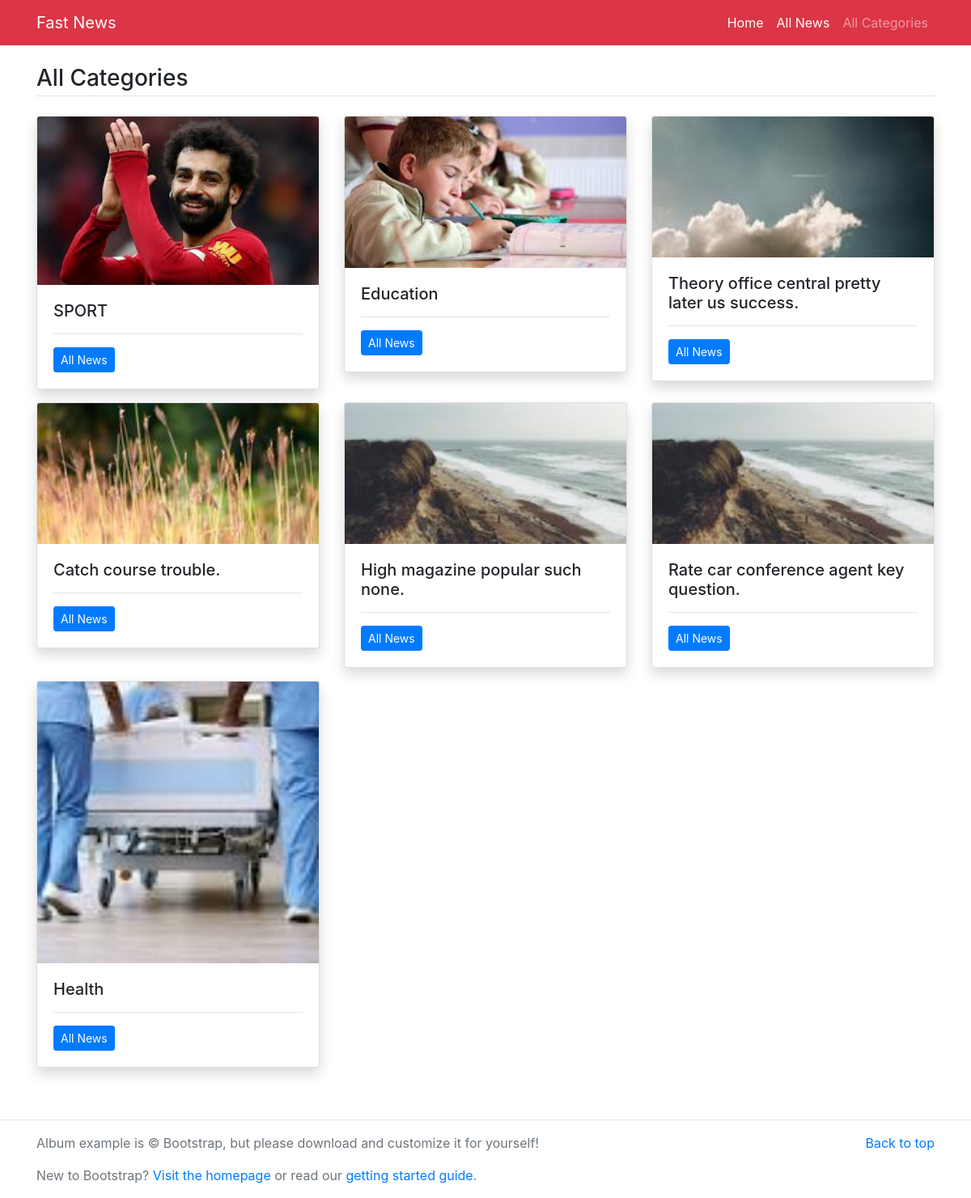
Page /all-category on the committed database.
### main/models.py (models this page shows, shortened)
class Category(models.Model):
    title = models.CharField(max_length=200)
    cat_img = models.ImageField(upload_to='img/')
    class Meta:
        verbose_name_plural = 'Categories'

### main/views.py (the view)
# urls.py: path('all-category', all_category , name = 'all-category'),
def all_category(request):
    cats = Category.objects.all()
    return render (request , 'main/category.html' , {
        'cats' : cats ,
    })

### templates/main/category.html
{% extends 'base.html' %}
{% load static %}
{% block contetnt  %}
<main class="container mt-3 mb-5">
    <h3 class="border-bottom pb-1 my-4">All Categories</h3>
    <div class="row">
        {% for cat in cats %}
        <div class="col-md-4">
            <div class="card mb-3 shadow">
                <img src="{{cat.cat_img.url}}" class="card-img-top" alt="{{cat.title}}">
                <div class="card-body">
                    <h5 class="card-title">{{cat.title}}</h5>
                    <hr />
                    <p class="card-text"><a href="category/{{cat.id}}" class="btn btn-sm btn-primary">All News</a></p>
                </div>
            </div>
        </div>
        {% endfor %}
    </div>
</main>
{% endblock %}

### templates/base.html (shortened to what this page needs)
{% load static %}
<!DOCTYPE html>
<html>
<head>
    <link rel="stylesheet" type="text/css" href="{% static 'vendor/bs4/bootstrap.min.css' %}" />
</head>
<body>
    <nav class="navbar navbar-expand-lg navbar-dark bg-danger">
        <div class="container">
            <a class="navbar-brand" href="/">Fast News</a>
            <div class="collapse navbar-collapse" id="navbarNav">
                <ul class="navbar-nav ml-auto">
                    <li class="nav-item active">
                        <a class="nav-link" href="/">Home</a>
                    </li>
                    <li class="nav-item active">
                        <a class="nav-link" href="{% url 'main:allnews' %}">All News</a>
                    </li>
                    <li class="nav-item">
                        <a class="nav-link" href="{% url 'main:all-category' %}">All Categories</a>
                    </li>
                </ul>
            </div>
        </div>
    </nav>
    {% block contetnt %}
    {% endblock %}
    <hr />
    <footer class="text-muted">
        <div class="container">
            <p class="float-right">
                <a href="#">Back to top</a>
            </p>
            <p>Album example is &copy; Bootstrap, but please download and customize it for yourself!</p>
            <p>New to Bootstrap? <a href="https://getbootstrap.com/">Visit the homepage</a> or read our <a
                    href="/docs/4.5/getting-started/introduction/">getting started guide</a>.</p>
        </div>
    </footer>
</body>
</html>

### rows in the picture
Category: cat_img (picture), title "SPORT"
Category: cat_img (picture), title "Education"
Category: cat_img (picture), title "Theory office central pretty later us success."
Category: cat_img (picture), title "Catch course trouble."
Category: cat_img (picture), title "High magazine popular such none."
Category: cat_img (picture), title "Rate car conference agent key question."
Category: cat_img (picture), title "Health"
